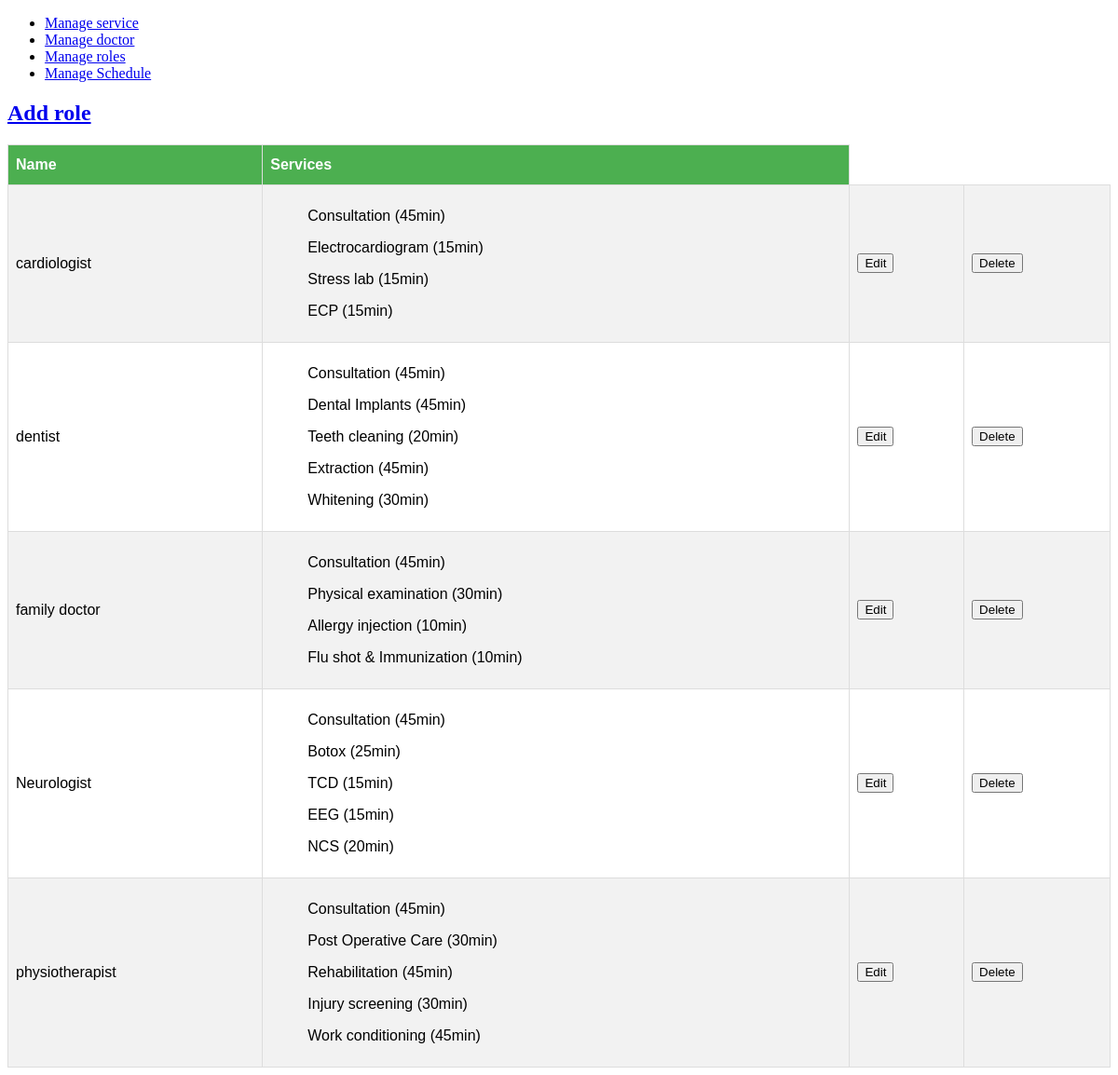
/version/11-Apr-2021/admin/roleManager.php (signed in), run on the app's committed database.
### tables this page shows
CREATE TABLE `role` (
  `id` int NOT NULL,
  `name` varchar(128) NOT NULL,
  `service` text NOT NULL
);

CREATE TABLE `service` (
  `id` int NOT NULL,
  `name` text NOT NULL,
  `duration` int NOT NULL
);

### version/11-Apr-2021/includes/autoloader.include.php (called while the page is built, shortened)
<?php
function autoloader($class)
{
$url=$_SERVER['HTTP_HOST'].$_SERVER['REQUEST_URI'];
if(strpos($url,'includes')!==false)
{
	$path='../../classes/';
}
else
{
	$path='../classes/';
	$extension='.class.php';
}
$fullpath = $path.$class.$extension;
}

### version/11-Apr-2021/classes/dbAccess.class.php (called while the page is built)
<?php
class DbAccess{
	private $host = "localhost";
	private $user = "comel";
	private $pwd = "coco";
	private $dbname = "docare";
	protected function connect()
	{
		try{
		$dsn = 'mysql:host='.$this->host.';dbname='.$this->dbname;
		$pdo = new PDO($dsn,$this->user,$this->pwd);
		$pdo->setAttribute(PDO::ATTR_ERRMODE, PDO::ERRMODE_EXCEPTION);
		$pdo->setAttribute(PDO::ATTR_DEFAULT_FETCH_MODE, PDO::FETCH_ASSOC);
		return $pdo;
		}
		catch(PDOException $e){
			error_log("Database connection error:".$e->getMessage(), 0);
			die("Database connection error:".$e->getMessage());
		}
	}
}

### version/11-Apr-2021/classes/role.class.php (called while the page is built, shortened)
<?php
class Role extends DbAccess
{
	private $table,$pdo,$service,$name;
	function __construct()
	{
		$this->pdo=$this->connect();
		$this->table="role";
	}
	public function getAll()
	{
		$sql="SELECT * FROM $this->table ORDER BY name ASC";
		$stmt=$this->pdo->prepare($sql);
		$stmt->execute();
            $result=$stmt->fetchAll();
            if(empty($result))
            {
            	return false;
            }
            else
            {
            	return $result;
            }
	}
	public function matchingService($id)
	{
		$sql="SELECT * FROM service WHERE id=:id";
            $stmt=$this->pdo->prepare($sql);
            if($stmt->execute(array(':id'=>$id)))
            {
            	$result=$stmt->fetch();
            	if(!empty($result))
            	{
            		$info=$result['name']." (".$result['duration']."min)";
            		return $info;
            	}
            	else
            		return false;
            }
            else
            	return false;
	}
}

### version/11-Apr-2021/admin/roleManager.php (the view, shortened to what this page needs)
<?php
include 'index.php';
include_once "../includes/autoloader.include.php";
?>
<!DOCTYPE html>
<html>
<head>
</head>
<body>
<h2><a href="addrole.php">Add role</a></h2>
<?php
$role=new Role();
$roleList=$role->getAll();
if(empty($roleList))
{
	echo "<h3>No role found!</h3>";
}
else{
?>
<table id="serv">
	<th>Name</th><th>Services</th>
	<?php
		foreach ($roleList as $unit) {
	?>
			<tr>
				<td><?php echo $unit['name']; ?></td>
				<td>
	<?php
				$serviceNames="";
				$services=explode(',',$unit['service']);
				foreach ($services as $service) {
					$serviceNames.='<ul>'.$role->matchingService($service).'</ul>';
				}
				echo $serviceNames;
	?>
				</td>
				<td><a href="editRole.php?action=edit&id=<?php echo $unit['id'];?>"><button type="button">Edit</button></a></td>
				<td><a href="roleManager.php?action=delete&id=<?php echo $unit['id'];?>" onclick="return confirm('click ok to confirm deletion')" ><button type="button">Delete</button></a></td>
			</tr>
			<?php
		}
	?>
</table>
<?php
}
 ?>
</body>
</html>
</body>
</html>

### version/11-Apr-2021/admin/roleManager.php (style rules this page uses)
#serv { font-family: Arial, Helvetica, sans-serif; border-collapse: collapse; width: 100%; }
#serv td, #serv th { border: 1px solid #ddd; padding: 8px; }
#serv tr:nth-child(even) { background-color: #f2f2f2; }
#serv th { padding-top: 12px; padding-bottom: 12px; text-align: left; background-color: #4CAF50; color: white; }

### data on the page
role: name "cardiologist", service.duration "Consultation (45min)", service.duration "Electrocardiogram (15min)", service.duration "Stress lab (15min)", service.duration "ECP (15min)"
role: name "dentist", service.duration "Consultation (45min)", service.duration "Dental Implants (45min)", service.duration "Teeth cleaning (20min)", service.duration "Extraction (45min)", service.duration "Whitening (30min)"
role: name "family doctor", service.duration "Consultation (45min)", service.duration "Physical examination (30min)", service.duration "Allergy injection (10min)", service.duration "Flu shot & Immunization (10min)"
role: name "Neurologist", service.duration "Consultation (45min)", service.duration "Botox (25min)", service.duration "TCD (15min)", service.duration "EEG (15min)", service.duration "NCS (20min)"
role: name "physiotherapist", service.duration "Consultation (45min)", service.duration "Post Operative Care (30min)", service.duration "Rehabilitation (45min)", service.duration "Injury screening (30min)", service.duration "Work conditioning (45min)"
